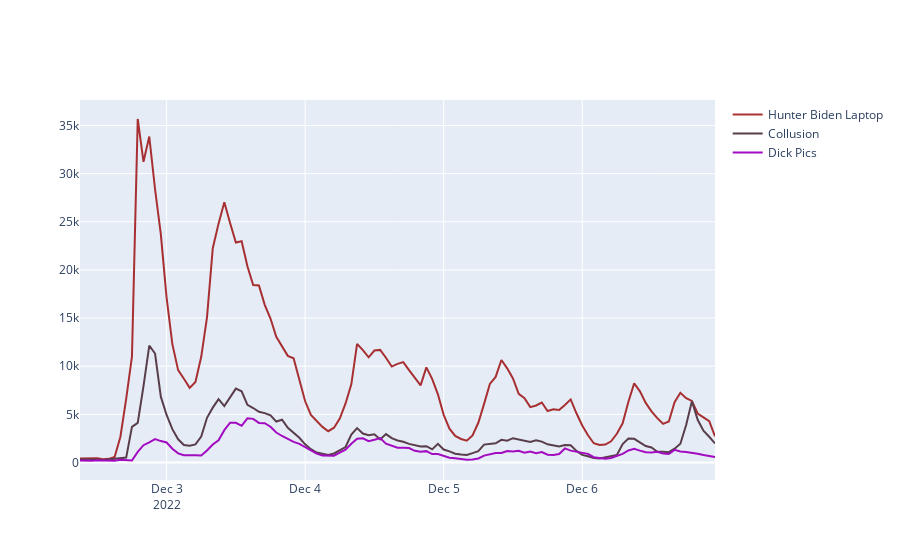

The notebook cell saved with this chart:
### Markdown cell above
All three line plots are plotted on the same plot to be analysed together.

### Code cell
trace1 = go.Scatter(
    x = df_hunter_biden_laptop["Date"], 
    y = df_hunter_biden_laptop["Number of tweets"],
    marker_color="rgba(152, 0, 0, .8)",
    name = "Hunter Biden Laptop"
)


trace2 = go.Scatter(
    x = df_collusion["Date"], 
    y = df_collusion["Number of tweets"],
    marker_color="#593D4A",
    name = "Collusion"
)

trace3 = go.Scatter(
    x = df_dick_pics["Date"], 
    y = df_dick_pics["Number of tweets"],
    marker_color="rgb(163, 11, 193)",
    name = "Dick Pics"
)

fig = go.Figure()
fig.add_trace(trace1)
fig.add_trace(trace2)
fig.add_trace(trace3)
fig.update_layout(
    hoverlabel_align = 'right')
fig.update_layout(hovermode="x unified")
fig.show()
